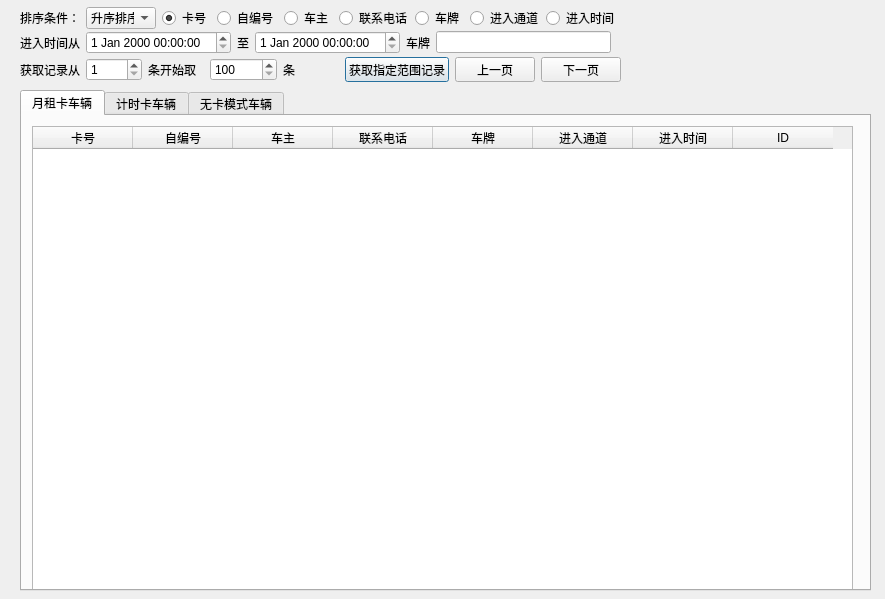
<?xml version="1.0" encoding="UTF-8"?>
<ui version="4.0">
 <class>CDlgStaying</class>
 <widget class="QDialog" name="CDlgStaying">
  <property name="geometry">
   <rect>
    <x>0</x>
    <y>0</y>
    <width>885</width>
    <height>599</height>
   </rect>
  </property>
  <property name="windowTitle">
   <string>当前滞留车辆信息</string>
  </property>
  <widget class="QTabWidget" name="tabWidget">
   <property name="geometry">
    <rect>
     <x>20</x>
     <y>90</y>
     <width>851</width>
     <height>501</height>
    </rect>
   </property>
   <property name="contextMenuPolicy">
    <enum>Qt::DefaultContextMenu</enum>
   </property>
   <property name="currentIndex">
    <number>0</number>
   </property>
   <widget class="QWidget" name="tab">
    <attribute name="title">
     <string>月租卡车辆</string>
    </attribute>
    <widget class="QTableWidget" name="tableWidgetMonth">
     <property name="geometry">
      <rect>
       <x>10</x>
       <y>10</y>
       <width>821</width>
       <height>491</height>
      </rect>
     </property>
     <property name="contextMenuPolicy">
      <enum>Qt::CustomContextMenu</enum>
     </property>
     <property name="toolTip">
      <string>单击【卡号】单元格，查看对应车辆图片。</string>
     </property>
     <property name="selectionBehavior">
      <enum>QAbstractItemView::SelectRows</enum>
     </property>
     <column>
      <property name="text">
       <string>卡号</string>
      </property>
     </column>
     <column>
      <property name="text">
       <string>自编号</string>
      </property>
     </column>
     <column>
      <property name="text">
       <string>车主</string>
      </property>
     </column>
     <column>
      <property name="text">
       <string>联系电话</string>
      </property>
     </column>
     <column>
      <property name="text">
       <string>车牌</string>
      </property>
     </column>
     <column>
      <property name="text">
       <string>进入通道</string>
      </property>
     </column>
     <column>
      <property name="text">
       <string>进入时间</string>
      </property>
     </column>
     <column>
      <property name="text">
       <string>ID</string>
      </property>
     </column>
    </widget>
   </widget>
   <widget class="QWidget" name="tab_2">
    <attribute name="title">
     <string>计时卡车辆</string>
    </attribute>
    <widget class="QTableWidget" name="tableWidgetTime">
     <property name="geometry">
      <rect>
       <x>10</x>
       <y>10</y>
       <width>821</width>
       <height>491</height>
      </rect>
     </property>
     <property name="contextMenuPolicy">
      <enum>Qt::CustomContextMenu</enum>
     </property>
     <property name="toolTip">
      <string>单击【卡号】单元格，查看对应车辆图片。</string>
     </property>
     <property name="selectionBehavior">
      <enum>QAbstractItemView::SelectRows</enum>
     </property>
     <column>
      <property name="text">
       <string>卡号</string>
      </property>
     </column>
     <column>
      <property name="text">
       <string>自编号</string>
      </property>
     </column>
     <column>
      <property name="text">
       <string>车牌</string>
      </property>
     </column>
     <column>
      <property name="text">
       <string>进入通道</string>
      </property>
     </column>
     <column>
      <property name="text">
       <string>进入时间</string>
      </property>
     </column>
     <column>
      <property name="text">
       <string>ID</string>
      </property>
     </column>
    </widget>
   </widget>
   <widget class="QWidget" name="tab_3">
    <attribute name="title">
     <string>无卡模式车辆</string>
    </attribute>
    <widget class="QTableWidget" name="tableWidgetNoCard">
     <property name="geometry">
      <rect>
       <x>10</x>
       <y>10</y>
       <width>821</width>
       <height>491</height>
      </rect>
     </property>
     <property name="contextMenuPolicy">
      <enum>Qt::CustomContextMenu</enum>
     </property>
     <property name="toolTip">
      <string>单击【卡号】单元格，查看对应车辆图片。</string>
     </property>
     <property name="selectionBehavior">
      <enum>QAbstractItemView::SelectRows</enum>
     </property>
     <column>
      <property name="text">
       <string>卡号</string>
      </property>
     </column>
     <column>
      <property name="text">
       <string>自编号</string>
      </property>
     </column>
     <column>
      <property name="text">
       <string>车牌</string>
      </property>
     </column>
     <column>
      <property name="text">
       <string>进入通道</string>
      </property>
     </column>
     <column>
      <property name="text">
       <string>进入时间</string>
      </property>
     </column>
     <column>
      <property name="text">
       <string>ID</string>
      </property>
     </column>
    </widget>
   </widget>
  </widget>
  <widget class="QWidget" name="layoutWidget">
   <property name="geometry">
    <rect>
     <x>20</x>
     <y>7</y>
     <width>597</width>
     <height>22</height>
    </rect>
   </property>
   <layout class="QHBoxLayout" name="horizontalLayout">
    <item>
     <widget class="QLabel" name="label">
      <property name="text">
       <string>排序条件：</string>
      </property>
     </widget>
    </item>
    <item>
     <widget class="QComboBox" name="cbSort">
      <item>
       <property name="text">
        <string>升序排序</string>
       </property>
      </item>
      <item>
       <property name="text">
        <string>降序排序</string>
       </property>
      </item>
     </widget>
    </item>
    <item>
     <widget class="QRadioButton" name="chk0">
      <property name="text">
       <string>卡号</string>
      </property>
      <property name="checked">
       <bool>true</bool>
      </property>
     </widget>
    </item>
    <item>
     <widget class="QRadioButton" name="chk1">
      <property name="text">
       <string>自编号</string>
      </property>
     </widget>
    </item>
    <item>
     <widget class="QRadioButton" name="chk2">
      <property name="text">
       <string>车主</string>
      </property>
     </widget>
    </item>
    <item>
     <widget class="QRadioButton" name="chk3">
      <property name="text">
       <string>联系电话</string>
      </property>
     </widget>
    </item>
    <item>
     <widget class="QRadioButton" name="chk4">
      <property name="text">
       <string>车牌</string>
      </property>
     </widget>
    </item>
    <item>
     <widget class="QRadioButton" name="chk5">
      <property name="text">
       <string>进入通道</string>
      </property>
     </widget>
    </item>
    <item>
     <widget class="QRadioButton" name="chk6">
      <property name="text">
       <string>进入时间</string>
      </property>
     </widget>
    </item>
   </layout>
  </widget>
  <widget class="QWidget" name="layoutWidget">
   <property name="geometry">
    <rect>
     <x>20</x>
     <y>30</y>
     <width>591</width>
     <height>25</height>
    </rect>
   </property>
   <layout class="QHBoxLayout" name="horizontalLayout_2">
    <item>
     <widget class="QLabel" name="label_5">
      <property name="text">
       <string>进入时间从</string>
      </property>
     </widget>
    </item>
    <item>
     <widget class="QDateTimeEdit" name="dtStart"/>
    </item>
    <item>
     <widget class="QLabel" name="label_6">
      <property name="text">
       <string>至</string>
      </property>
     </widget>
    </item>
    <item>
     <widget class="QDateTimeEdit" name="dtEnd"/>
    </item>
    <item>
     <widget class="QLabel" name="label_7">
      <property name="text">
       <string>车牌</string>
      </property>
     </widget>
    </item>
    <item>
     <widget class="QLineEdit" name="edtPlate"/>
    </item>
   </layout>
  </widget>
  <widget class="QWidget" name="">
   <property name="geometry">
    <rect>
     <x>20</x>
     <y>57</y>
     <width>601</width>
     <height>25</height>
    </rect>
   </property>
   <layout class="QHBoxLayout" name="horizontalLayout_3">
    <item>
     <widget class="QLabel" name="label_2">
      <property name="text">
       <string>获取记录从</string>
      </property>
     </widget>
    </item>
    <item>
     <widget class="QSpinBox" name="sbStart">
      <property name="minimum">
       <number>1</number>
      </property>
     </widget>
    </item>
    <item>
     <widget class="QLabel" name="label_3">
      <property name="text">
       <string>条开始取</string>
      </property>
     </widget>
    </item>
    <item>
     <widget class="QSpinBox" name="sbEnd">
      <property name="minimum">
       <number>100</number>
      </property>
      <property name="maximum">
       <number>999999</number>
      </property>
     </widget>
    </item>
    <item>
     <widget class="QLabel" name="label_4">
      <property name="text">
       <string>条</string>
      </property>
     </widget>
    </item>
    <item>
     <widget class="QPushButton" name="btnRange">
      <property name="text">
       <string>获取指定范围记录</string>
      </property>
     </widget>
    </item>
    <item>
     <widget class="QPushButton" name="btnPrePage">
      <property name="text">
       <string>上一页</string>
      </property>
     </widget>
    </item>
    <item>
     <widget class="QPushButton" name="btnNextPage">
      <property name="text">
       <string>下一页</string>
      </property>
     </widget>
    </item>
   </layout>
  </widget>
 </widget>
 <resources/>
 <connections/>
</ui>
